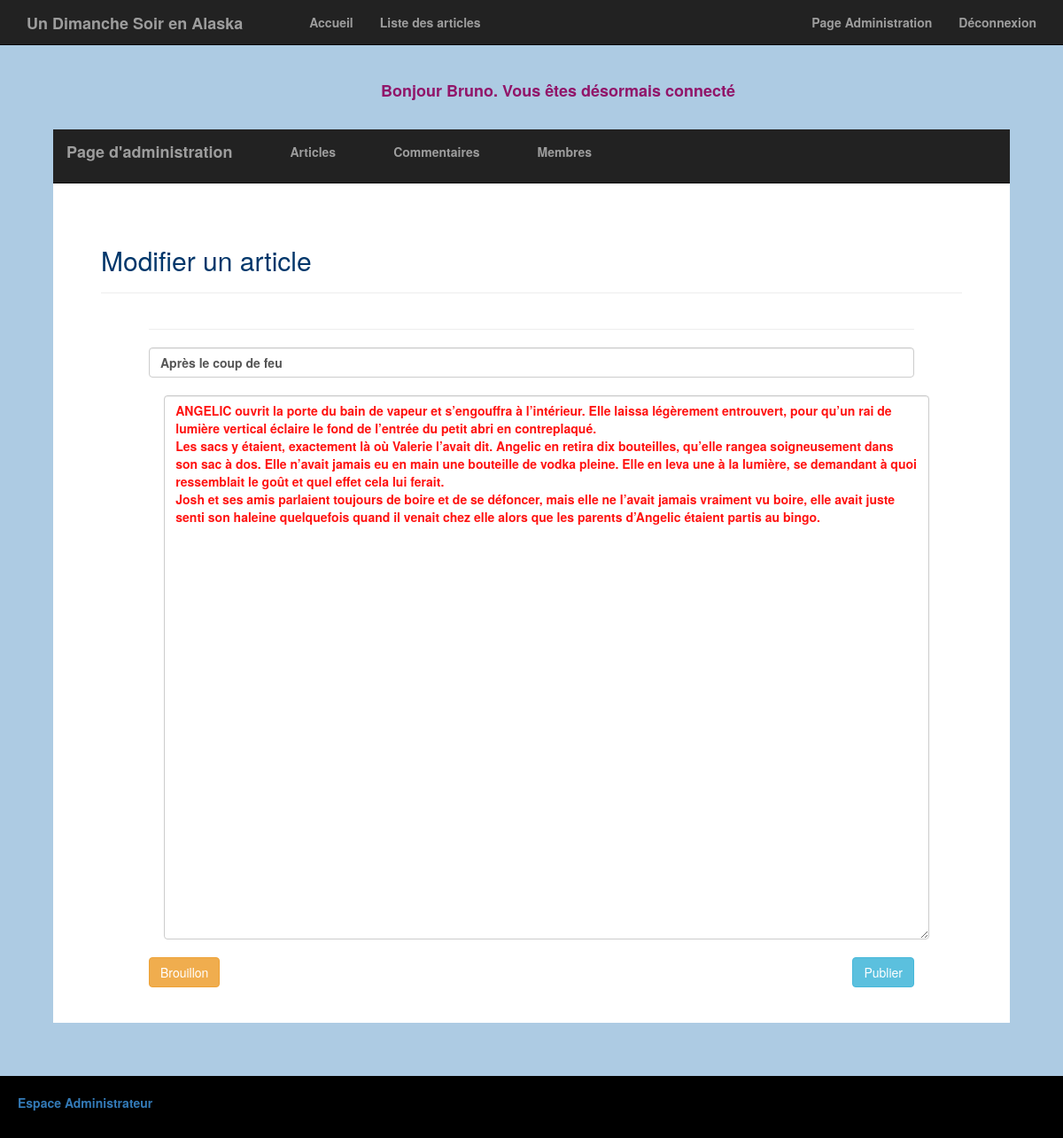
Screenshot of /index.php?action=modifierArticle&art_id=7 (signed in) with the database file from the repository.
### tables this page shows
CREATE TABLE `article` (
  `art_id` int(11) NOT NULL AUTO_INCREMENT,
  `art_title` varchar(100) NOT NULL,
  `art_content` varchar(2000) NOT NULL,
  `art_date` datetime NOT NULL DEFAULT CURRENT_TIMESTAMP,
  `art_modified` datetime NOT NULL,
  `art_publish` tinyint(1) DEFAULT NULL,
  PRIMARY KEY (`art_id`)
);

### index.php (called while the page is built, shortened)
<?php
$routeur = new Routeur();
$routeur->routerRequete();

### Modele/Article.php (called while the page is built, shortened)
<?php
require_once 'Modele.php';
class Article extends Modele {
    public function getArticle($idArticle) {
        $sql = 'SELECT *, DATE_FORMAT (art_date, \'%d/%m/%Y à %H:%i:%s\') AS date_fr FROM article WHERE art_id=?';
        $article = $this->executerRequete($sql, array($idArticle));
        if ($article->rowCount() > 0)
            return $article->fetch();
        else
            throw new Exception("Aucun article ne correspond à l'identifiant '$idArticle'");
    }
}

### Modele/Modele.php (called while the page is built)
<?php
abstract class Modele {
    private $bdd;
    protected function executerRequete($sql, $params = null) {
        if ($params == null) {
            $resultat = $this->getBdd()->query($sql);
        }
        else {
            $resultat = $this->getBdd()->prepare($sql);
            $resultat->execute($params);
        }
        return $resultat;
    }
    private function getBdd() {
        if ($this->bdd == null) {
            $this->bdd = new PDO('mysql:host=localhost;dbname=blog;charset=utf8',
                    'root', 'root',
                    array(PDO::ATTR_ERRMODE => PDO::ERRMODE_EXCEPTION));
        }
        return $this->bdd;
    }
}

### Vue/vueModifierArticle.php (the view, shortened to what this page needs)
<header>
    <?php require 'menuAdmin.php'; ?>
</header>
<div class="titre">
    <div class="row">
        <div class="col-xs-12">
            <h2 id="admin">Modifier un article</h2>
            <hr/>
        </div>
    </div>
</div>
    <div class="page">
        <section>
            <div class="row">
                <div class="col-xs-12">
                 <hr/>
                    <form method="post" action="<?= "index.php?action=updateArticle&art_id=" . $article['art_id'] ?>">
                        <input id="titreArticle" name="art_title" type="text" class="form-control"
                               placeholder="titre de l'article" value="<?= htmlspecialchars($article['art_title']) ?>"
                               required><br/>
                        <textarea id="txtModifierArticle" name="art_content" rows="30" class="form-control" placeholder="Texte"
                                  required><?= $article['art_content'] ?> </textarea><br/>
                        <input class="btn btn-warning" type="submit" name="action" value="Brouillon"/>
                        <input class="btn btn-info" style="margin-left:50px; float: right" type="submit"
                               name="action" value="Publier"/>
                    </form>
                </div>
            </div>
            <br/><br/>
        </section>
    </div>

### Public/css/style.css (style rules this page uses)
body { background-color: #ADCBE3; margin-top: 50px; }
h2 { color: #00366A; }
.page { margin-left: 10%; margin-right: 10%; }
.titre { padding-left: 5%; padding-top: 30px; padding-right: 5%; }
#txtModifierArticle { margin-left: 2%; color: #ff1210; margin-right: 2%; }

### rows the page displays
article: art_title "Après le coup de feu", art_content "ANGELIC ouvrit la porte du bain de vapeur et s’engouffra à l’intérieur. Elle laissa légèrement entrouvert, pour qu’un rai de lumière vertical éclaire le fond de l’entrée du petit abri en contreplaqué. Les sacs y étaient, exactement là où Valerie l’avait dit. Angelic en retira dix bouteilles, qu’elle rangea soigneusement dans son sac à dos. Elle n’avait jamais eu en main une bouteille de vodka pleine. Elle en leva une à la lumière, se demandant à quoi ressemblait le goût et quel effet cela lui ferait. Josh et ses amis parlaient toujours de boire et de se défoncer, mais elle ne l’avait jamais vraiment vu boire, elle avait juste senti son haleine quelquefois quand il venait chez elle alors que…"

### other values shown
$_SESSION['flash'] "Bonjour Bruno. Vous êtes désormais connecté"
